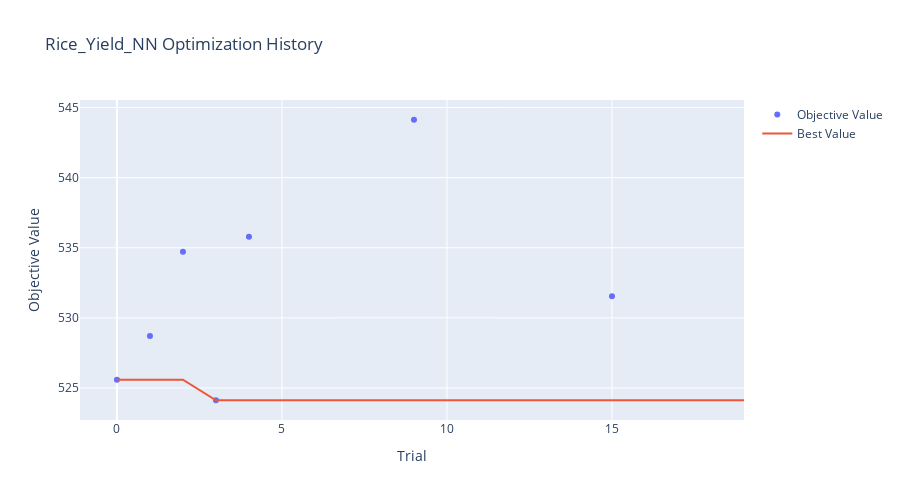
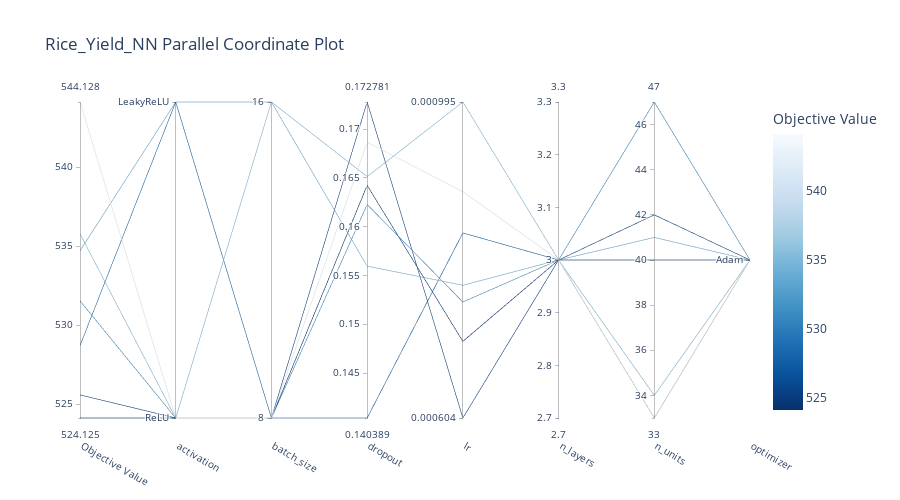
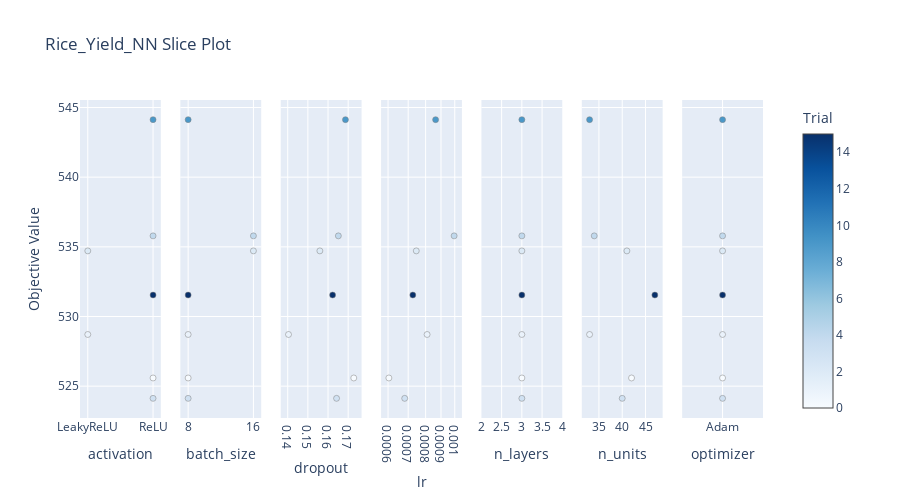
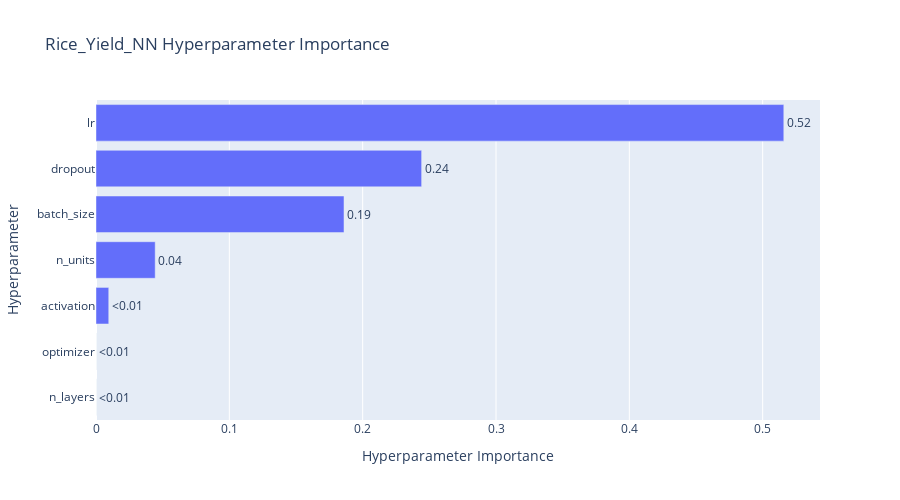

Notebook code cell kept with these figures, in order:
### Markdown cell above
### 6. Visualizing Optimization
We generate charts to understand the tuning process. These visual tools show us which specific settings had the biggest impact on reducing the model's error.

### Code cell
# --- OPTUNA VISUALIZATIONS ---
name = f"{CHOSEN_CROP.capitalize()}_Yield_NN"

# 1. Optimization History
fig = plot_optimization_history(study)
fig.update_layout(title=f'{name} Optimization History', width=900, height=500)
fig.show()

# 2. Parallel Coordinate (Hyperparameter Relationships)
fig = plot_parallel_coordinate(study)
fig.update_layout(title=f'{name} Parallel Coordinate Plot', width=900, height=500)
fig.show()

# 3. Slice Plot (Individual Parameter impact)
fig = plot_slice(study)
fig.update_layout(title=f'{name} Slice Plot', width=900, height=500)
fig.show()

# 4. Parameter Importance
try:
    fig = plot_param_importances(study)
    fig.update_layout(title=f'{name} Hyperparameter Importance', width=900, height=500)
    fig.show()
except (ValueError, RuntimeError) as e:
    print(f'Could not plot parameter importance: {e}')

### Figure 1 — Plotly figure (JSON) as saved in the notebook; plotly's stock layout.template omitted (floating-point values rounded to 4 significant figures)
{"data": [{"mode": "markers", "name": "Objective Value", "type": "scatter", "x": [0, 1, 2, 3, 4, 9, 15], "y": [525.6, 528.7, 534.7, 524.1, 535.8, 544.1, 531.5]}, {"mode": "lines", "name": "Best Value", "type": "scatter", "x": [0, 1, 2, 3, 4, 5, 6, 7, 8, 9, 10, 11, 12, 13, 14, 15, 16, 17, 18, 19], "y": [525.6, 525.6, 525.6, 524.1, 524.1, 524.1, 524.1, 524.1, 524.1, 524.1, 524.1, 524.1, 524.1, 524.1, 524.1, 524.1, 524.1, 524.1, 524.1, 524.1]}, {"marker": {"color": "#cccccc"}, "mode": "markers", "name": "Infeasible Trial", "showlegend": false, "type": "scatter", "x": [], "y": []}], "layout": {"height": 500, "title": {"text": "Rice_Yield_NN Optimization History"}, "width": 900, "xaxis": {"title": {"text": "Trial"}}, "yaxis": {"title": {"text": "Objective Value"}}}}

### Figure 2 — Plotly figure (JSON) as saved in the notebook; plotly's stock layout.template omitted (floating-point values rounded to 4 significant figures)
{"data": [{"dimensions": [{"label": "Objective Value", "range": [524.1, 544.1], "values": [525.6, 528.7, 524.1, 544.1, 531.5, 534.7, 535.8]}, {"label": "activation", "range": [0, 1], "ticktext": ["ReLU", "LeakyReLU"], "tickvals": [0, 1], "values": [0, 1, 0, 0, 0, 1, 0]}, {"label": "batch_size", "range": [0, 1], "ticktext": ["8", "16"], "tickvals": [0, 1], "values": [0, 0, 0, 0, 0, 1, 1]}, {"label": "dropout", "range": [0.1404, 0.1728], "values": [0.1728, 0.1404, 0.1642, 0.1687, 0.1623, 0.156, 0.1651]}, {"label": "lr", "range": [-3.219, -3.002], "ticktext": ["0.000604", "0.000995"], "tickvals": [-3.219, -3.002], "values": [-3.219, -3.092, -3.167, -3.064, -3.139, -3.128, -3.002]}, {"label": "n_layers", "range": [3, 3], "values": [3, 3, 3, 3, 3, 3, 3]}, {"label": "n_units", "range": [33, 47], "values": [42, 33, 40, 33, 47, 41, 34]}, {"label": "optimizer", "range": [0, 0], "ticktext": ["Adam"], "tickvals": [0], "values": [0, 0, 0, 0, 0, 0, 0]}], "labelangle": 30, "labelside": "bottom", "line": {"color": [525.6, 528.7, 524.1, 544.1, 531.5, 534.7, 535.8], "colorbar": {"title": {"text": "Objective Value"}}, "colorscale": [[0, "rgb(247,251,255)"], [0.125, "rgb(222,235,247)"], [0.25, "rgb(198,219,239)"], [0.375, "rgb(158,202,225)"], [0.5, "rgb(107,174,214)"], [0.625, "rgb(66,146,198)"], [0.75, "rgb(33,113,181)"], [0.875, "rgb(8,81,156)"], [1, "rgb(8,48,107)"]], "reversescale": true, "showscale": true}, "type": "parcoords"}], "layout": {"height": 500, "title": {"text": "Rice_Yield_NN Parallel Coordinate Plot"}, "width": 900}}

### Figure 3 — Plotly figure (JSON) as saved in the notebook; plotly's stock layout.template omitted (floating-point values rounded to 4 significant figures)
{"data": [{"marker": {"color": [0, 1, 2, 3, 4, 9, 15], "colorbar": {"title": {"text": "Trial"}, "x": 1, "xpad": 40}, "colorscale": [[0, "rgb(247,251,255)"], [0.125, "rgb(222,235,247)"], [0.25, "rgb(198,219,239)"], [0.375, "rgb(158,202,225)"], [0.5, "rgb(107,174,214)"], [0.625, "rgb(66,146,198)"], [0.75, "rgb(33,113,181)"], [0.875, "rgb(8,81,156)"], [1, "rgb(8,48,107)"]], "line": {"color": "Grey", "width": 0.5}, "showscale": true}, "mode": "markers", "name": "Feasible Trial", "showlegend": false, "type": "scatter", "x": ["ReLU", "LeakyReLU", "LeakyReLU", "ReLU", "ReLU", "ReLU", "ReLU"], "xaxis": "x", "y": [525.6, 528.7, 534.7, 524.1, 535.8, 544.1, 531.5], "yaxis": "y"}, {"marker": {"color": [0, 1, 2, 3, 4, 9, 15], "colorbar": {"title": {"text": "Trial"}, "x": 1, "xpad": 40}, "colorscale": [[0, "rgb(247,251,255)"], [0.125, "rgb(222,235,247)"], [0.25, "rgb(198,219,239)"], [0.375, "rgb(158,202,225)"], [0.5, "rgb(107,174,214)"], [0.625, "rgb(66,146,198)"], [0.75, "rgb(33,113,181)"], [0.875, "rgb(8,81,156)"], [1, "rgb(8,48,107)"]], "line": {"color": "Grey", "width": 0.5}, "showscale": false}, "mode": "markers", "name": "Feasible Trial", "showlegend": false, "type": "scatter", "x": [8, 8, 16, 8, 16, 8, 8], "xaxis": "x2", "y": [525.6, 528.7, 534.7, 524.1, 535.8, 544.1, 531.5], "yaxis": "y2"}, {"marker": {"color": [0, 1, 2, 3, 4, 9, 15], "colorbar": {"title": {"text": "Trial"}, "x": 1, "xpad": 40}, "colorscale": [[0, "rgb(247,251,255)"], [0.125, "rgb(222,235,247)"], [0.25, "rgb(198,219,239)"], [0.375, "rgb(158,202,225)"], [0.5, "rgb(107,174,214)"], [0.625, "rgb(66,146,198)"], [0.75, "rgb(33,113,181)"], [0.875, "rgb(8,81,156)"], [1, "rgb(8,48,107)"]], "line": {"color": "Grey", "width": 0.5}, "showscale": false}, "mode": "markers", "name": "Feasible Trial", "showlegend": false, "type": "scatter", "x": [0.1728, 0.1404, 0.156, 0.1642, 0.1651, 0.1687, 0.1623], "xaxis": "x3", "y": [525.6, 528.7, 534.7, 524.1, 535.8, 544.1, 531.5], "yaxis": "y3"}, {"marker": {"color": [0, 1, 2, 3, 4, 9, 15], "colorbar": {"title": {"text": "Trial"}, "x": 1, "xpad": 40}, "colorscale": [[0, "rgb(247,251,255)"], [0.125, "rgb(222,235,247)"], [0.25, "rgb(198,219,239)"], [0.375, "rgb(158,202,225)"], [0.5, "rgb(107,174,214)"], [0.625, "rgb(66,146,198)"], [0.75, "rgb(33,113,181)"], [0.875, "rgb(8,81,156)"], [1, "rgb(8,48,107)"]], "line": {"color": "Grey", "width": 0.5}, "showscale": false}, "mode": "markers", "name": "Feasible Trial", "showlegend": false, "type": "scatter", "x": [0.0006037, 0.000809, 0.0007447, 0.0006815, 0.0009952, 0.0008636, 0.0007253], "xaxis": "x4", "y": [525.6, 528.7, 534.7, 524.1, 535.8, 544.1, 531.5], "yaxis": "y4"}, {"marker": {"color": [0, 1, 2, 3, 4, 9, 15], "colorbar": {"title": {"text": "Trial"}, "x": 1, "xpad": 40}, "colorscale": [[0, "rgb(247,251,255)"], [0.125, "rgb(222,235,247)"], [0.25, "rgb(198,219,239)"], [0.375, "rgb(158,202,225)"], [0.5, "rgb(107,174,214)"], [0.625, "rgb(66,146,198)"], [0.75, "rgb(33,113,181)"], [0.875, "rgb(8,81,156)"], [1, "rgb(8,48,107)"]], "line": {"color": "Grey", "width": 0.5}, "showscale": false}, "mode": "markers", "name": "Feasible Trial", "showlegend": false, "type": "scatter", "x": [3, 3, 3, 3, 3, 3, 3], "xaxis": "x5", "y": [525.6, 528.7, 534.7, 524.1, 535.8, 544.1, 531.5], "yaxis": "y5"}, {"marker": {"color": [0, 1, 2, 3, 4, 9, 15], "colorbar": {"title": {"text": "Trial"}, "x": 1, "xpad": 40}, "colorscale": [[0, "rgb(247,251,255)"], [0.125, "rgb(222,235,247)"], [0.25, "rgb(198,219,239)"], [0.375, "rgb(158,202,225)"], [0.5, "rgb(107,174,214)"], [0.625, "rgb(66,146,198)"], [0.75, "rgb(33,113,181)"], [0.875, "rgb(8,81,156)"], [1, "rgb(8,48,107)"]], "line": {"color": "Grey", "width": 0.5}, "showscale": false}, "mode": "markers", "name": "Feasible Trial", "showlegend": false, "type": "scatter", "x": [42, 33, 41, 40, 34, 33, 47], "xaxis": "x6", "y": [525.6, 528.7, 534.7, 524.1, 535.8, 544.1, 531.5], "yaxis": "y6"}, {"marker": {"color": [0, 1, 2, 3, 4, 9, 15], "colorbar": {"title": {"text": "Trial"}, "x": 1, "xpad": 40}, "colorscale": [[0, "rgb(247,251,255)"], [0.125, "rgb(222,235,247)"], [0.25, "rgb(198,219,239)"], [0.375, "rgb(158,202,225)"], [0.5, "rgb(107,174,214)"], [0.625, "rgb(66,146,198)"], [0.75, "rgb(33,113,181)"], [0.875, "rgb(8,81,156)"], [1, "rgb(8,48,107)"]], "line": {"color": "Grey", "width": 0.5}, "showscale": false}, "mode": "markers", "name": "Feasible Trial", "showlegend": false, "type": "scatter", "x": ["Adam", "Adam", "Adam", "Adam", "Adam", "Adam", "Adam"], "xaxis": "x7", "y": [525.6, 528.7, 534.7, 524.1, 535.8, 544.1, 531.5], "yaxis": "y7"}], "layout": {"height": 500, "title": {"text": "Rice_Yield_NN Slice Plot"}, "width": 900, "xaxis": {"anchor": "y", "categoryarray": ["LeakyReLU", "ReLU"], "categoryorder": "array", "domain": [0, 0.1184], "title": {"text": "activation"}, "type": "category"}, "xaxis2": {"anchor": "y2", "categoryarray": [8, 16], "categoryorder": "array", "domain": [0.1469, 0.2653], "title": {"text": "batch_size"}, "type": "category"}, "xaxis3": {"anchor": "y3", "domain": [0.2939, 0.4122], "title": {"text": "dropout"}}, "xaxis4": {"anchor": "y4", "domain": [0.4408, 0.5592], "title": {"text": "lr"}, "type": "log"}, "xaxis5": {"anchor": "y5", "domain": [0.5878, 0.7061], "title": {"text": "n_layers"}}, "xaxis6": {"anchor": "y6", "domain": [0.7347, 0.8531], "title": {"text": "n_units"}}, "xaxis7": {"anchor": "y7", "categoryarray": ["Adam"], "categoryorder": "array", "domain": [0.8816, 1.0], "title": {"text": "optimizer"}, "type": "category"}, "yaxis": {"anchor": "x", "domain": [0, 1], "title": {"text": "Objective Value"}}, "yaxis2": {"anchor": "x2", "domain": [0, 1], "matches": "y", "showticklabels": false}, "yaxis3": {"anchor": "x3", "domain": [0, 1], "matches": "y", "showticklabels": false}, "yaxis4": {"anchor": "x4", "domain": [0, 1], "matches": "y", "showticklabels": false}, "yaxis5": {"anchor": "x5", "domain": [0, 1], "matches": "y", "showticklabels": false}, "yaxis6": {"anchor": "x6", "domain": [0, 1], "matches": "y", "showticklabels": false}, "yaxis7": {"anchor": "x7", "domain": [0, 1], "matches": "y", "showticklabels": false}}}

### Figure 4 — Plotly figure (JSON) as saved in the notebook; plotly's stock layout.template omitted (floating-point values rounded to 4 significant figures)
{"data": [{"cliponaxis": false, "hovertemplate": ["n_layers (IntDistribution): 0.0<extra></extra>", "optimizer (CategoricalDistribution): 0.0<extra></extra>", "activation (CategoricalDistribution): 0.009563154255363004<extra></extra>", "n_units (IntDistribution): 0.044387753826635575<extra></extra>", "batch_size (CategoricalDistribution): 0.18598542413372163<extra></extra>", "dropout (FloatDistribution): 0.24422720125328212<extra></extra>", "lr (FloatDistribution): 0.5158364665309977<extra></extra>"], "name": "Objective Value", "orientation": "h", "text": ["<0.01", "<0.01", "<0.01", "0.04", "0.19", "0.24", "0.52"], "textposition": "outside", "type": "bar", "x": [0, 0, 0.009563, 0.04439, 0.186, 0.2442, 0.5158], "y": ["n_layers", "optimizer", "activation", "n_units", "batch_size", "dropout", "lr"]}], "layout": {"height": 500, "title": {"text": "Rice_Yield_NN Hyperparameter Importance"}, "width": 900, "xaxis": {"title": {"text": "Hyperparameter Importance"}}, "yaxis": {"title": {"text": "Hyperparameter"}}}}
